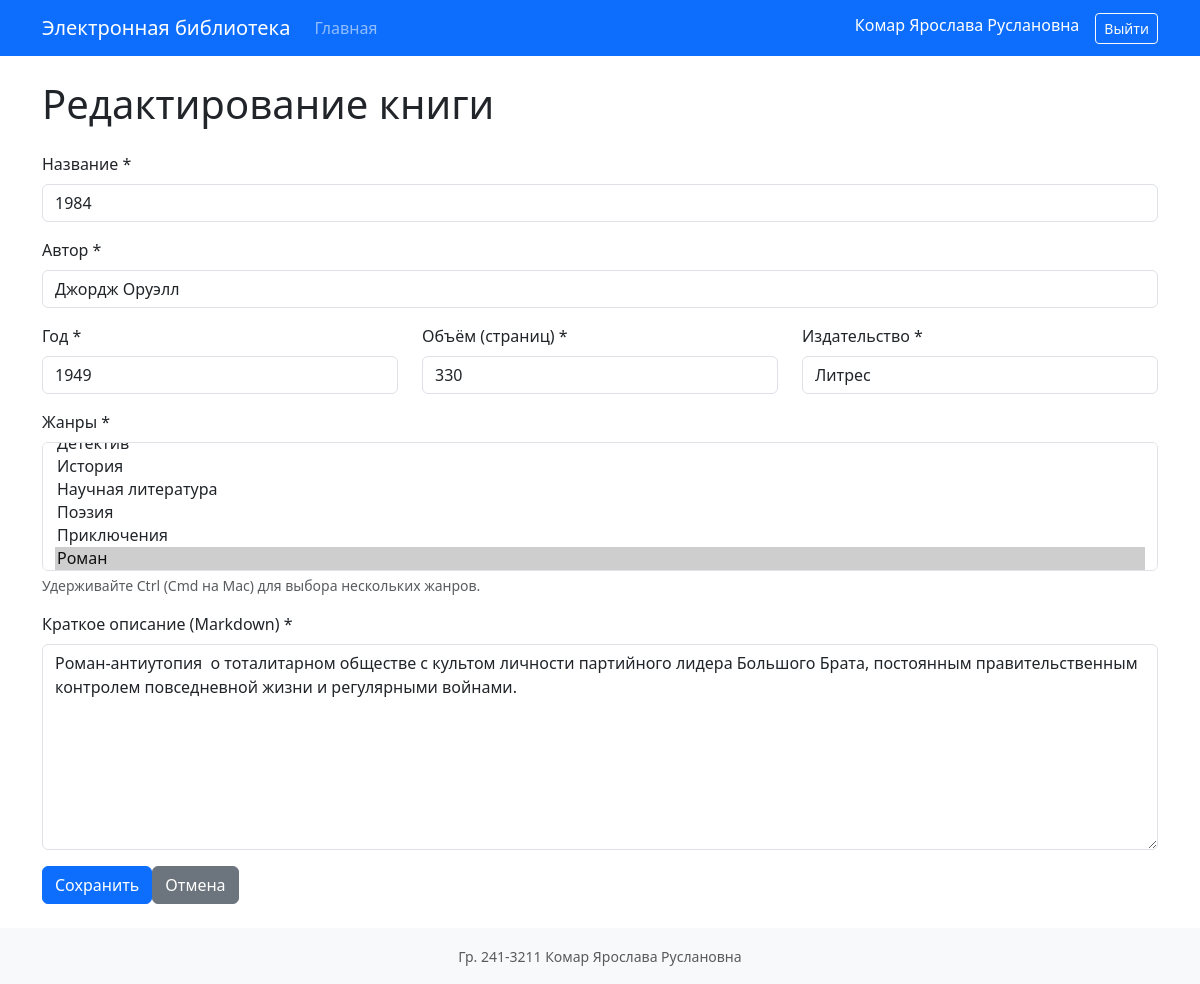
The page /books/3/edit (signed in) on the database its author committed.
### app/models.py (models this page shows, shortened)
class User(db.Model):
    __tablename__ = "users"
    id = db.Column(db.Integer, primary_key=True)
    login = db.Column(db.String(100), unique=True, nullable=False)
    password_hash = db.Column(db.String(255), nullable=False)
    last_name = db.Column(db.String(100), nullable=False)
    first_name = db.Column(db.String(100), nullable=False)
    middle_name = db.Column(db.String(100), nullable=True)
    role_id = db.Column(db.Integer, db.ForeignKey("roles.id", ondelete="RESTRICT"), nullable=False)
    role = db.relationship("Role", back_populates="users")
    reviews = db.relationship("Review", back_populates="user", cascade="all, delete-orphan")
    collections = db.relationship("Collection", back_populates="user", cascade="all, delete-orphan")
    @property
    def role_name(self):
        return self.role.name if self.role else None

class Book(db.Model):
    __tablename__ = "books"
    id = db.Column(db.Integer, primary_key=True)
    title = db.Column(db.String(255), nullable=False)
    short_description = db.Column(db.Text, nullable=False)
    year = db.Column(db.Integer, nullable=False)
    publisher = db.Column(db.String(255), nullable=False)
    author = db.Column(db.String(255), nullable=False)
    pages_volume = db.Column(db.Integer, nullable=False)
    genres = db.relationship(
        "Genre",
        secondary=book_genres,
        lazy="select",
        backref=db.backref("books", lazy="select"),
    )
    cover = db.relationship("Cover", uselist=False, back_populates="book", cascade="all, delete-orphan")
    reviews = db.relationship("Review", back_populates="book", cascade="all, delete-orphan")
    collections = db.relationship(
        "Collection",
        secondary=collection_books,
        back_populates="books",
        lazy="select",
    )

### app/routes/books.py (the view, shortened to what this page needs)
@books_bp.route("/books/<int:book_id>/edit", methods=["GET", "POST"])
@editor_required
def edit(book_id):
    book = Book.query.get(book_id)
    if not book:
        flash("Книга не найдена.", "warning")
        return redirect(url_for("books.index"))
    selected_genres = [genre.id for genre in book.genres]
    genres = _get_genres()
    form_data = _parse_book_form() if request.method == "POST" else {
        "title": book.title,
        "short_description": book.short_description,
        "year": str(book.year),
        "publisher": book.publisher,
        "author": book.author,
        "pages_volume": str(book.pages_volume),
        "genre_ids": [str(g) for g in selected_genres],
    }
    return render_template(
        "books/edit.html",
        genres=genres,
        form_data=form_data,
        book=book,
        is_edit=True,
    )

### app/__init__.py (called while the page is built)
def create_app(config_class=Config):
    app = Flask(__name__)
    app.config.from_object(config_class)
    app.permanent_session_lifetime = timedelta(days=30)
    db.init_app(app)
    upload_dir = app.config["UPLOAD_FOLDER"]
    os.makedirs(upload_dir, exist_ok=True)
    from app.routes.auth import auth_bp
    from app.routes.books import books_bp
    from app.routes.collections import collections_bp
    from app.routes.reviews import reviews_bp
    app.register_blueprint(auth_bp)
    app.register_blueprint(books_bp)
    app.register_blueprint(reviews_bp)
    app.register_blueprint(collections_bp)
    with app.app_context():
        db.create_all()
        seed_initial_data()
    @app.context_processor
    def inject_user():
        from flask import session
        from app.utils import get_current_user
        return {"current_user": get_current_user()}
    return app

### app/routes/books.py (called while the page is built)
def _get_genres():
    return Genre.query.order_by(Genre.name).all()

### app/utils.py (called while the page is built)
def get_current_user():
    user_id = session.get("user_id")
    if not user_id:
        return None
    user = User.query.get(user_id)
    if not user:
        return None
    return {
        "id": user.id,
        "login": user.login,
        "last_name": user.last_name,
        "first_name": user.first_name,
        "middle_name": user.middle_name,
        "role_name": user.role_name,
        "role_description": user.role.description if user.role else None,
    }

### app/templates/books/edit.html (shortened to what this page needs)
{% extends "base.html" %}
{% from "books/_form.html" import book_form %}
{% block extra_css %}<link rel="stylesheet" href="https://cdn.jsdelivr.net/npm/easymde/dist/easymde.min.css">{% endblock %}
{% block content %}<h1 class="mb-4">Редактирование книги</h1><form method="POST">{{ book_form(form_data, genres, is_edit=true) }}</form>{% endblock %}

### app/templates/base.html (shortened to what this page needs)
<!DOCTYPE html>
<html lang="ru">
<head>
<link href="https://cdn.jsdelivr.net/npm/bootstrap@5.3.3/dist/css/bootstrap.min.css" rel="stylesheet">
<link rel="stylesheet" href="https://cdn.jsdelivr.net/npm/bootstrap-icons@1.11.3/font/bootstrap-icons.min.css">
{% block extra_css %}{% endblock %}
</head>
<body class="d-flex flex-column min-vh-100">
<nav class="navbar navbar-expand-lg navbar-dark bg-primary">
<div class="container">
<a class="navbar-brand" href="{{ url_for('books.index') }}">Электронная библиотека</a>
<div class="collapse navbar-collapse" id="navbarNav">
<ul class="navbar-nav me-auto">
<li class="nav-item"><a class="nav-link" href="{{ url_for('books.index') }}">Главная</a></li>
</ul>
<ul class="navbar-nav">
{% if current_user %}
<li class="nav-item"><span class="navbar-text text-white me-3">{{ current_user.last_name }} {{ current_user.first_name }}{% if current_user.middle_name %} {{ current_user.middle_name }}{% endif %}</span></li>
<li class="nav-item"><a class="btn btn-outline-light btn-sm" href="{{ url_for('auth.logout', next=request.path) }}">Выйти</a></li>
{% else %}
<li class="nav-item"><a class="btn btn-outline-light btn-sm" href="{{ url_for('auth.login') }}">Войти</a></li>
{% endif %}
</ul></div></div></nav>
<main class="container flex-grow-1 py-4">
{% block content %}{% endblock %}
</main>
<footer class="bg-light py-3 mt-auto"><div class="container text-center text-muted">
<small>Гр. 241-3211 Комар Ярослава Руслановна</small>
</div></footer>
</body></html>

### app/templates/books/_form.html (shortened to what this page needs)
{% macro book_form(form_data, genres, is_edit=false) %}
<div class="mb-3"><label for="title" class="form-label">Название *</label><input type="text" class="form-control" id="title" name="title" value="{{ form_data.title or '' }}" required></div>
<div class="mb-3"><label for="author" class="form-label">Автор *</label><input type="text" class="form-control" id="author" name="author" value="{{ form_data.author or '' }}" required></div>
<div class="row">
<div class="col-md-4 mb-3"><label for="year" class="form-label">Год *</label><input type="number" class="form-control" id="year" name="year" value="{{ form_data.year or '' }}" min="1000" max="9999" required></div>
<div class="col-md-4 mb-3"><label for="pages_volume" class="form-label">Объём (страниц) *</label><input type="number" class="form-control" id="pages_volume" name="pages_volume" value="{{ form_data.pages_volume or '' }}" min="1" required></div>
<div class="col-md-4 mb-3"><label for="publisher" class="form-label">Издательство *</label><input type="text" class="form-control" id="publisher" name="publisher" value="{{ form_data.publisher or '' }}" required></div>
</div>
<div class="mb-3"><label for="genre_ids" class="form-label">Жанры *</label>
<select class="form-select" id="genre_ids" name="genre_ids" multiple required size="5">
{% for genre in genres %}<option value="{{ genre.id }}" {% if form_data.genre_ids and genre.id|string in form_data.genre_ids %}selected{% endif %}>{{ genre.name }}</option>{% endfor %}
</select><div class="form-text">Удерживайте Ctrl (Cmd на Mac) для выбора нескольких жанров.</div></div>
<div class="mb-3"><label for="short_description" class="form-label">Краткое описание (Markdown) *</label><textarea class="form-control" id="short_description" name="short_description" rows="8">{{ form_data.short_description or '' }}</textarea></div>
<button type="submit" class="btn btn-primary">Сохранить</button><a href="{{ url_for('books.index') }}" class="btn btn-secondary">Отмена</a>
{% endmacro %}

### rows shown on the page
User: last_name "Комар", first_name "Ярослава", middle_name "Руслановна"
Book: title "1984", author "Джордж Оруэлл", publisher "Литрес", short_description "Роман-антиутопия о тоталитарном обществе с культом личности партийного лидера Большого Брата, постоянным правительственным контролем повседневной жизни и регулярными войнами."

### other values the page prints
form field genre_ids "История / Научная литература / Поэзия / Приключения / Роман ☑"
